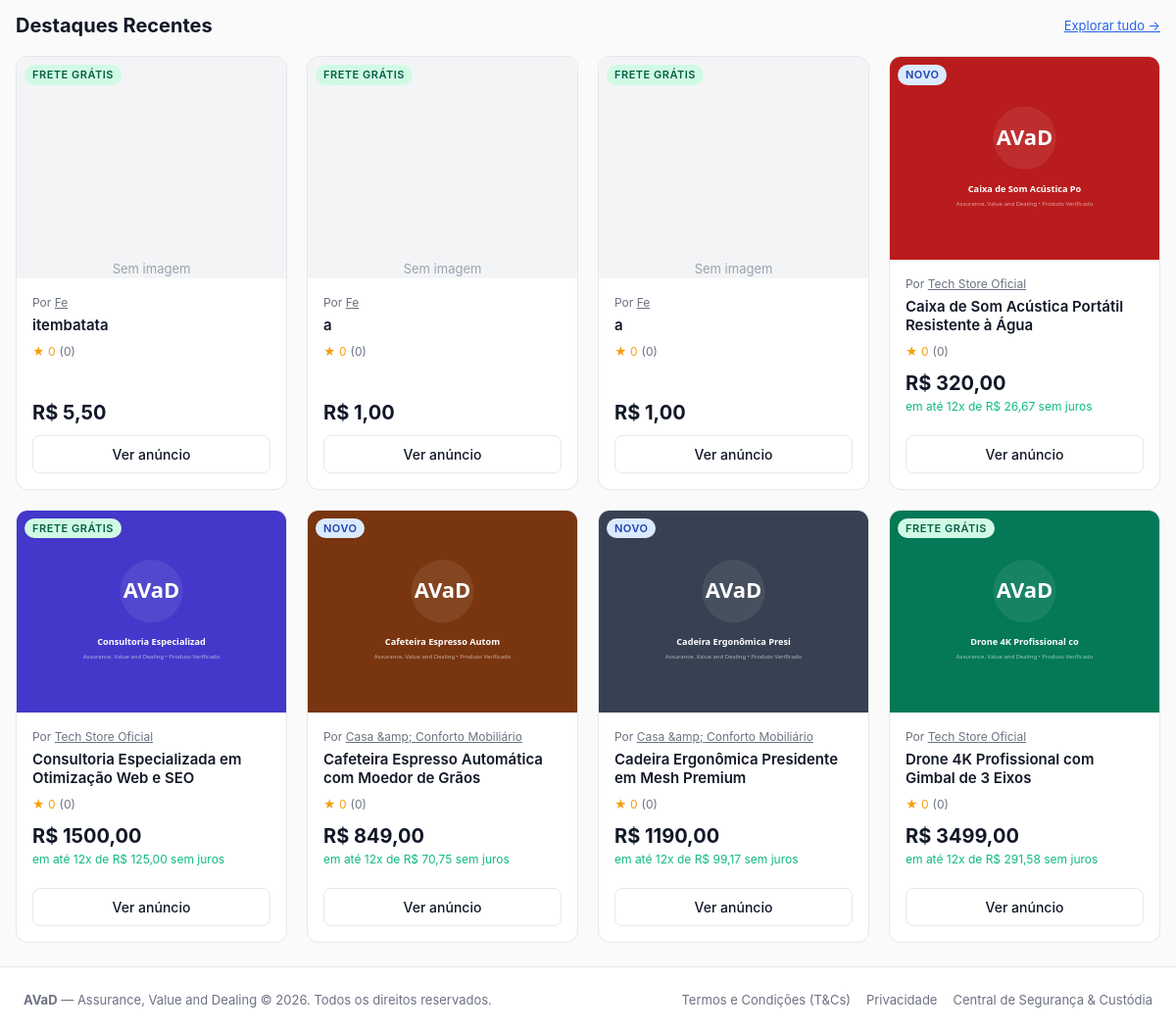
/ (lower part), run on an earlier commit of the app's database.
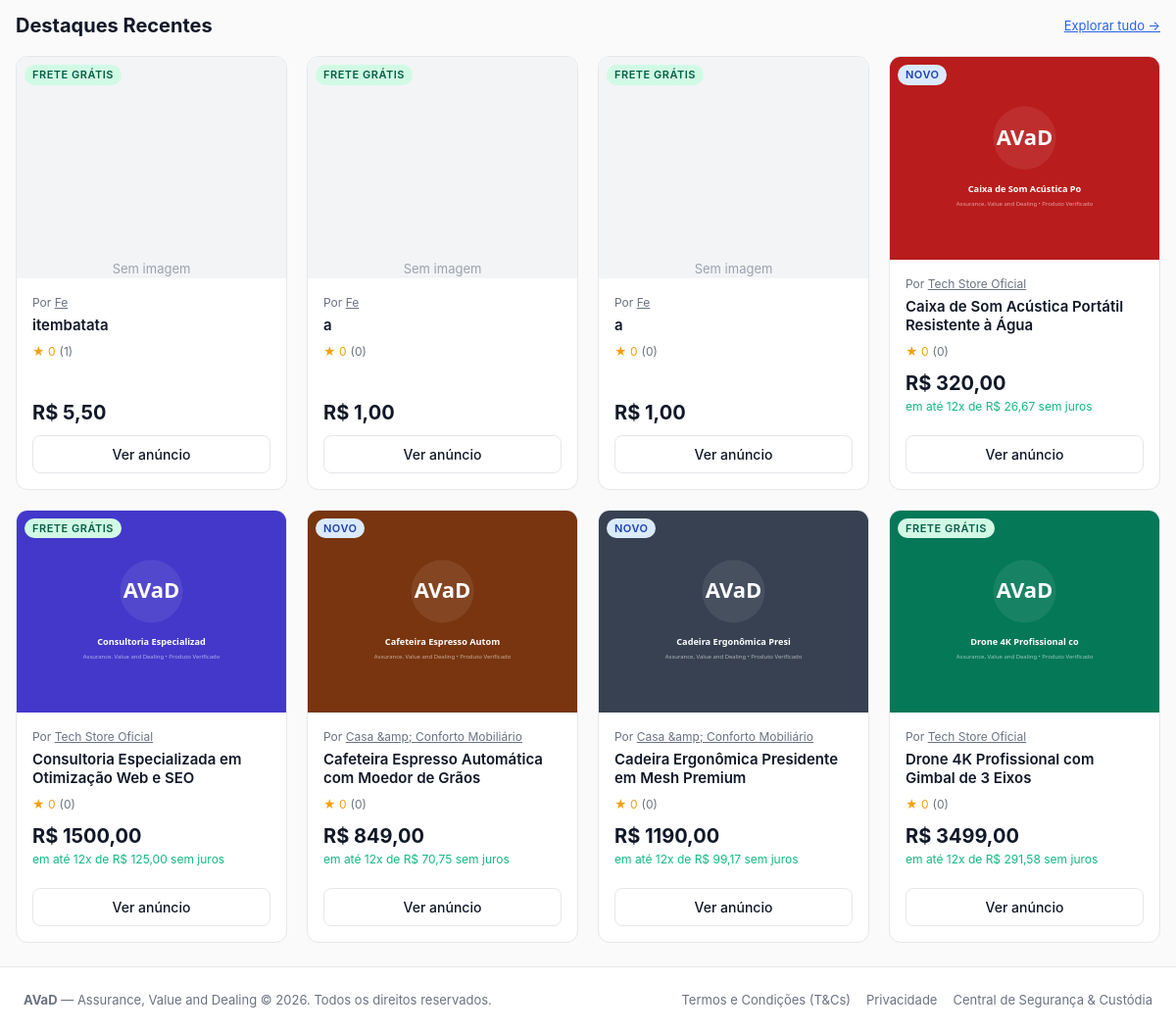
And on a later commit of the database.
### catalog/models.py (models this page shows, shortened)
class Product(models.Model):
    vendedor = models.ForeignKey(User, on_delete=models.CASCADE, related_name='products')
    titulo = models.CharField(max_length=200)
    categoria = models.CharField(max_length=50, choices=CATEGORIAS)
    descricao = models.TextField()
    caracteristicas = models.TextField(blank=True, help_text='Uma característica por linha')
    preco = models.DecimalField(max_digits=10, decimal_places=2)
    estoque = models.PositiveIntegerField(default=0)
    imagem = models.ImageField(upload_to='products/', blank=True, null=True)
    frete_gratis = models.BooleanField(default=False)
    ativo = models.BooleanField(default=True)
    removido = models.BooleanField(default=False)  # anúncio removido pelo vendedor (some da loja e da lista)
    criado_em = models.DateTimeField(auto_now_add=True)
    class Meta:
        ordering = ['-criado_em']
    @property
    def nota_media(self):
        from orders.models import Review
        from django.db.models import Avg
        reviews = Review.objects.filter(pedido__produto=self)
        avg = reviews.aggregate(avg=Avg('nota_vendedor'))['avg']
        return round(avg, 1) if avg else 0
    @property
    def total_avaliacoes(self):
        from orders.models import Review
        return Review.objects.filter(pedido__produto=self).count()
    @property
    def parcelas_sem_juros(self):
        if self.preco >= 12:
            valor = f"{self.preco / 12:.2f}".replace('.', ',')
            return f"em até 12x de R$ {valor} sem juros"
        return ""

### accounts/models.py (models this page shows, shortened)
class UserProfile(models.Model):
    user = models.OneToOneField(User, on_delete=models.CASCADE, related_name='profile')
    nome = models.CharField(max_length=16)
    data_nascimento = models.DateField()
    cpf = models.CharField(max_length=14, unique=True)
    cnpj = models.CharField(max_length=18, blank=True, null=True, unique=True)
    tem_cnpj = models.BooleanField(default=False)
    email_verificado = models.BooleanField(default=False)
    is_mediador = models.BooleanField(default=False)
    conta_bancaria_bloqueada = models.BooleanField(default=False)
    suspenso = models.BooleanField(default=False)
    token_verificacao = models.CharField(max_length=64, blank=True, null=True)
    tipo_usuario = models.CharField(max_length=20, choices=[
        ('comprador', 'Comprador'),
        ('vendedor', 'Vendedor'),
        ('mediador', 'Mediador'),
    ], default='comprador')
    nome_loja = models.CharField(max_length=64, blank=True, null=True)

### catalog/views.py (the view)
# urls.py: path('', home_view, name='home'),
def home_view(request):
    products = Product.objects.filter(ativo=True)[:8]
    return render(request, 'catalog/home.html', {'products': products, 'categorias': CATEGORIAS})

### accounts/roles.py (called while the page is built)
def tipo_usuario(request):
    if not request.user.is_authenticated:
        return None
    tipo = request.session.get('tipo_usuario')
    return tipo if tipo in TIPOS else COMPRADOR

### orders/context_processors.py (called while the page is built)
def cart_count(request):
    user = getattr(request, 'user', None)
    if user is None or not user.is_authenticated:
        return {'cart_count': 0}
    return {'cart_count': Cart(request).count()}

### templates/catalog/home.html (shortened to what this page needs)
{% extends "base.html" %}
{% load avad_filters %}
{% block content %}
<div>
  <div style="display: flex; justify-content: space-between; align-items: center; margin-bottom: 16px;">
    <h2 style="font-size: 20px; font-weight: 700;">Destaques Recentes</h2>
    <a href="{% url 'catalog:product_list' %}" style="font-size: 13px; color: var(--accent-blue); text-decoration: underline;">Explorar tudo &rarr;</a>
  </div>
  <div class="product-grid">
    {% for product in products %}
      <div class="product-card">
        <div class="product-img-wrap">
          {% if product.frete_gratis %}
            <span class="badge badge-success product-badge-float">FRETE GRÁTIS</span>
          {% else %}
            <span class="badge badge-info product-badge-float">NOVO</span>
          {% endif %}
          {% if product.imagem %}
            <img src="{{ product.imagem.url }}" alt="{{ product.titulo }}" class="product-img">
          {% else %}
            <div style="width: 100%; height: 100%; display: flex; align-items: center; justify-content: center; background: #F3F4F6; color: #9CA3AF; font-size: 13px;">Sem imagem</div>
          {% endif %}
        </div>
        <div class="product-info">
          <div class="product-seller">
            Por <a href="{% url 'accounts:seller_profile' product.vendedor.id %}" style="text-decoration: underline;">{{ product.vendedor.profile.nome_loja|default:product.vendedor.profile.nome }}</a>
          </div>
          <h3 class="product-title">
            <a href="{% url 'catalog:product_detail' product.id %}">{{ product.titulo }}</a>
          </h3>
          <div class="product-rating">
            <span>★ {{ product.nota_media }}</span>
            <span style="color: var(--text-muted);">({{ product.total_avaliacoes }})</span>
          </div>
          <div class="product-price">R$ {{ product.preco }}</div>
          {% if product.parcelas_sem_juros %}
            <div class="product-installments">{{ product.parcelas_sem_juros }}</div>
          {% endif %}
          <a href="{% url 'catalog:product_detail' product.id %}" class="btn btn-outline btn-block" style="margin-top: 8px;">
            Ver anúncio
          </a>
        </div>
      </div>
    {% empty %}
      <div style="grid-column: 1 / -1; padding: 48px; text-align: center; color: var(--text-muted);">
        Nenhum produto cadastrado ainda.
      </div>
    {% endfor %}
  </div>
</div>
{% endblock %}

What changed in the data, as far as the page shows it:
changed Product "itembatata": total_avaliacoes "0" → "1"
